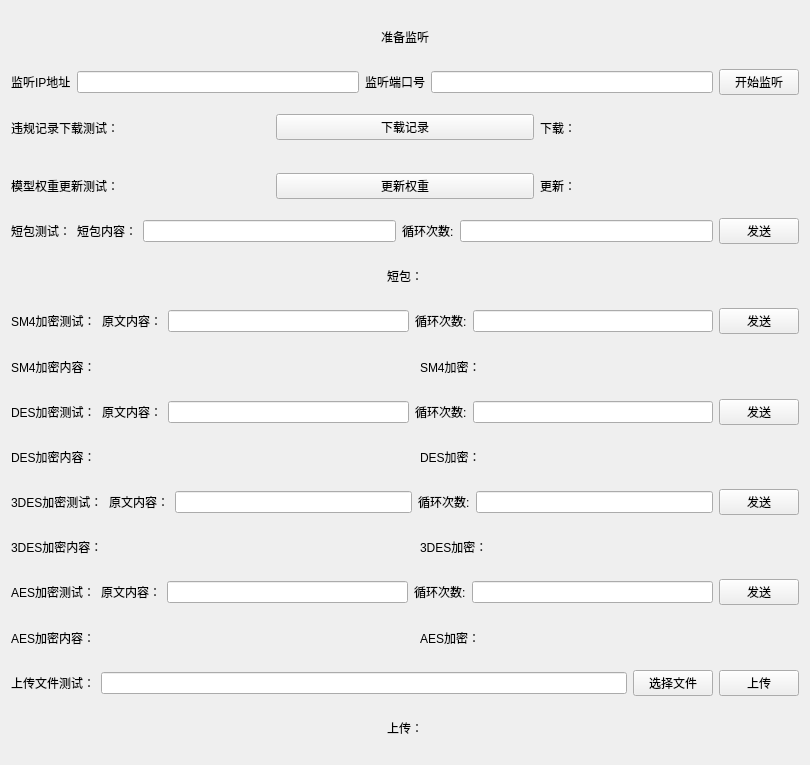
<?xml version="1.0" encoding="UTF-8"?>
<ui version="4.0">
 <class>Form</class>
 <widget class="QWidget" name="Form">
  <property name="geometry">
   <rect>
    <x>0</x>
    <y>0</y>
    <width>810</width>
    <height>765</height>
   </rect>
  </property>
  <property name="windowTitle">
   <string>短消息安全中间件测试</string>
  </property>
  <layout class="QVBoxLayout" name="verticalLayout">
   <item>
    <layout class="QHBoxLayout" name="horizontalLayout_5">
     <item>
      <spacer name="horizontalSpacer">
       <property name="orientation">
        <enum>Qt::Horizontal</enum>
       </property>
       <property name="sizeHint" stdset="0">
        <size>
         <width>40</width>
         <height>20</height>
        </size>
       </property>
      </spacer>
     </item>
     <item>
      <widget class="QLabel" name="label_title">
       <property name="text">
        <string>准备监听</string>
       </property>
      </widget>
     </item>
     <item>
      <spacer name="horizontalSpacer_2">
       <property name="orientation">
        <enum>Qt::Horizontal</enum>
       </property>
       <property name="sizeHint" stdset="0">
        <size>
         <width>40</width>
         <height>20</height>
        </size>
       </property>
      </spacer>
     </item>
    </layout>
   </item>
   <item>
    <layout class="QHBoxLayout" name="horizontalLayout_6">
     <item>
      <widget class="QLabel" name="label_ip">
       <property name="text">
        <string>监听IP地址</string>
       </property>
      </widget>
     </item>
     <item>
      <widget class="QLineEdit" name="lineEdit_ip"/>
     </item>
     <item>
      <widget class="QLabel" name="label_port">
       <property name="text">
        <string>监听端口号</string>
       </property>
      </widget>
     </item>
     <item>
      <widget class="QLineEdit" name="lineEdit_port"/>
     </item>
     <item>
      <widget class="QPushButton" name="btn_start">
       <property name="text">
        <string>开始监听</string>
       </property>
      </widget>
     </item>
    </layout>
   </item>
   <item>
    <layout class="QHBoxLayout" name="horizontalLayout">
     <item>
      <widget class="QLabel" name="label_record">
       <property name="text">
        <string>违规记录下载测试：</string>
       </property>
      </widget>
     </item>
     <item>
      <widget class="QPushButton" name="btn_record">
       <property name="text">
        <string>下载记录</string>
       </property>
      </widget>
     </item>
     <item>
      <widget class="QLabel" name="label_record_result">
       <property name="text">
        <string>下载：</string>
       </property>
       <property name="scaledContents">
        <bool>false</bool>
       </property>
      </widget>
     </item>
    </layout>
   </item>
   <item>
    <layout class="QHBoxLayout" name="horizontalLayout_2">
     <item>
      <widget class="QLabel" name="label_weight">
       <property name="text">
        <string>模型权重更新测试：</string>
       </property>
      </widget>
     </item>
     <item>
      <widget class="QPushButton" name="btn_weight">
       <property name="text">
        <string>更新权重</string>
       </property>
      </widget>
     </item>
     <item>
      <widget class="QLabel" name="label_weight_result">
       <property name="text">
        <string>更新：</string>
       </property>
       <property name="scaledContents">
        <bool>false</bool>
       </property>
      </widget>
     </item>
    </layout>
   </item>
   <item>
    <layout class="QHBoxLayout" name="horizontalLayout_3">
     <item>
      <widget class="QLabel" name="label_short">
       <property name="text">
        <string>短包测试：</string>
       </property>
      </widget>
     </item>
     <item>
      <widget class="QLabel" name="label_short_content">
       <property name="text">
        <string>短包内容：</string>
       </property>
      </widget>
     </item>
     <item>
      <widget class="QLineEdit" name="lineEdit_short"/>
     </item>
     <item>
      <widget class="QLabel" name="label_short_time">
       <property name="text">
        <string>循环次数:</string>
       </property>
      </widget>
     </item>
     <item>
      <widget class="QLineEdit" name="lineEdit_short_time"/>
     </item>
     <item>
      <widget class="QPushButton" name="btn_short">
       <property name="text">
        <string>发送</string>
       </property>
      </widget>
     </item>
    </layout>
   </item>
   <item>
    <layout class="QHBoxLayout" name="horizontalLayout_8">
     <item>
      <spacer name="horizontalSpacer_3">
       <property name="orientation">
        <enum>Qt::Horizontal</enum>
       </property>
       <property name="sizeHint" stdset="0">
        <size>
         <width>40</width>
         <height>20</height>
        </size>
       </property>
      </spacer>
     </item>
     <item>
      <widget class="QLabel" name="label_short_result">
       <property name="text">
        <string>短包：</string>
       </property>
      </widget>
     </item>
     <item>
      <spacer name="horizontalSpacer_4">
       <property name="orientation">
        <enum>Qt::Horizontal</enum>
       </property>
       <property name="sizeHint" stdset="0">
        <size>
         <width>40</width>
         <height>20</height>
        </size>
       </property>
      </spacer>
     </item>
    </layout>
   </item>
   <item>
    <layout class="QHBoxLayout" name="horizontalLayout_19">
     <item>
      <widget class="QLabel" name="label_short_sm4">
       <property name="text">
        <string>SM4加密测试：</string>
       </property>
      </widget>
     </item>
     <item>
      <widget class="QLabel" name="label_short_content_sm4">
       <property name="text">
        <string>原文内容：</string>
       </property>
      </widget>
     </item>
     <item>
      <widget class="QLineEdit" name="lineEdit_short_sm4"/>
     </item>
     <item>
      <widget class="QLabel" name="label_short_time_sm4">
       <property name="text">
        <string>循环次数:</string>
       </property>
      </widget>
     </item>
     <item>
      <widget class="QLineEdit" name="lineEdit_short_time_sm4"/>
     </item>
     <item>
      <widget class="QPushButton" name="btn_short_sm4">
       <property name="text">
        <string>发送</string>
       </property>
      </widget>
     </item>
    </layout>
   </item>
   <item>
    <layout class="QHBoxLayout" name="horizontalLayout_18">
     <item>
      <widget class="QLabel" name="label_sm4">
       <property name="text">
        <string>SM4加密内容：</string>
       </property>
      </widget>
     </item>
     <item>
      <spacer name="horizontalSpacer_15">
       <property name="orientation">
        <enum>Qt::Horizontal</enum>
       </property>
       <property name="sizeHint" stdset="0">
        <size>
         <width>40</width>
         <height>20</height>
        </size>
       </property>
      </spacer>
     </item>
     <item>
      <widget class="QLabel" name="label_short_result_sm4">
       <property name="text">
        <string>SM4加密：</string>
       </property>
      </widget>
     </item>
     <item>
      <spacer name="horizontalSpacer_16">
       <property name="orientation">
        <enum>Qt::Horizontal</enum>
       </property>
       <property name="sizeHint" stdset="0">
        <size>
         <width>40</width>
         <height>20</height>
        </size>
       </property>
      </spacer>
     </item>
    </layout>
   </item>
   <item>
    <layout class="QHBoxLayout" name="horizontalLayout_10">
     <item>
      <widget class="QLabel" name="label_short_des">
       <property name="text">
        <string>DES加密测试：</string>
       </property>
      </widget>
     </item>
     <item>
      <widget class="QLabel" name="label_short_content_des">
       <property name="text">
        <string>原文内容：</string>
       </property>
      </widget>
     </item>
     <item>
      <widget class="QLineEdit" name="lineEdit_short_des"/>
     </item>
     <item>
      <widget class="QLabel" name="label_short_time_des">
       <property name="text">
        <string>循环次数:</string>
       </property>
      </widget>
     </item>
     <item>
      <widget class="QLineEdit" name="lineEdit_short_time_des"/>
     </item>
     <item>
      <widget class="QPushButton" name="btn_short_des">
       <property name="text">
        <string>发送</string>
       </property>
      </widget>
     </item>
    </layout>
   </item>
   <item>
    <layout class="QHBoxLayout" name="horizontalLayout_11">
     <item>
      <widget class="QLabel" name="label_des">
       <property name="text">
        <string>DES加密内容：</string>
       </property>
      </widget>
     </item>
     <item>
      <spacer name="horizontalSpacer_7">
       <property name="orientation">
        <enum>Qt::Horizontal</enum>
       </property>
       <property name="sizeHint" stdset="0">
        <size>
         <width>40</width>
         <height>20</height>
        </size>
       </property>
      </spacer>
     </item>
     <item>
      <widget class="QLabel" name="label_short_result_des">
       <property name="text">
        <string>DES加密：</string>
       </property>
      </widget>
     </item>
     <item>
      <spacer name="horizontalSpacer_8">
       <property name="orientation">
        <enum>Qt::Horizontal</enum>
       </property>
       <property name="sizeHint" stdset="0">
        <size>
         <width>40</width>
         <height>20</height>
        </size>
       </property>
      </spacer>
     </item>
    </layout>
   </item>
   <item>
    <layout class="QHBoxLayout" name="horizontalLayout_12">
     <item>
      <widget class="QLabel" name="label_short_des3">
       <property name="text">
        <string>3DES加密测试：</string>
       </property>
      </widget>
     </item>
     <item>
      <widget class="QLabel" name="label_short_content_des3">
       <property name="text">
        <string>原文内容：</string>
       </property>
      </widget>
     </item>
     <item>
      <widget class="QLineEdit" name="lineEdit_short_des3"/>
     </item>
     <item>
      <widget class="QLabel" name="label_short_time_des3">
       <property name="text">
        <string>循环次数:</string>
       </property>
      </widget>
     </item>
     <item>
      <widget class="QLineEdit" name="lineEdit_short_time_des3"/>
     </item>
     <item>
      <widget class="QPushButton" name="btn_short_des3">
       <property name="text">
        <string>发送</string>
       </property>
      </widget>
     </item>
    </layout>
   </item>
   <item>
    <layout class="QHBoxLayout" name="horizontalLayout_13">
     <item>
      <widget class="QLabel" name="label_des3">
       <property name="text">
        <string>3DES加密内容：</string>
       </property>
      </widget>
     </item>
     <item>
      <spacer name="horizontalSpacer_9">
       <property name="orientation">
        <enum>Qt::Horizontal</enum>
       </property>
       <property name="sizeHint" stdset="0">
        <size>
         <width>40</width>
         <height>20</height>
        </size>
       </property>
      </spacer>
     </item>
     <item>
      <widget class="QLabel" name="label_short_result_des3">
       <property name="text">
        <string>3DES加密：</string>
       </property>
      </widget>
     </item>
     <item>
      <spacer name="horizontalSpacer_10">
       <property name="orientation">
        <enum>Qt::Horizontal</enum>
       </property>
       <property name="sizeHint" stdset="0">
        <size>
         <width>40</width>
         <height>20</height>
        </size>
       </property>
      </spacer>
     </item>
    </layout>
   </item>
   <item>
    <layout class="QHBoxLayout" name="horizontalLayout_14">
     <item>
      <widget class="QLabel" name="label_short_aes">
       <property name="text">
        <string>AES加密测试：</string>
       </property>
      </widget>
     </item>
     <item>
      <widget class="QLabel" name="label_short_content_aes">
       <property name="text">
        <string>原文内容：</string>
       </property>
      </widget>
     </item>
     <item>
      <widget class="QLineEdit" name="lineEdit_short_aes"/>
     </item>
     <item>
      <widget class="QLabel" name="label_short_time_aes">
       <property name="text">
        <string>循环次数:</string>
       </property>
      </widget>
     </item>
     <item>
      <widget class="QLineEdit" name="lineEdit_short_time_aes"/>
     </item>
     <item>
      <widget class="QPushButton" name="btn_short_aes">
       <property name="text">
        <string>发送</string>
       </property>
      </widget>
     </item>
    </layout>
   </item>
   <item>
    <layout class="QHBoxLayout" name="horizontalLayout_15">
     <item>
      <widget class="QLabel" name="label_aes">
       <property name="text">
        <string>AES加密内容：</string>
       </property>
      </widget>
     </item>
     <item>
      <spacer name="horizontalSpacer_11">
       <property name="orientation">
        <enum>Qt::Horizontal</enum>
       </property>
       <property name="sizeHint" stdset="0">
        <size>
         <width>40</width>
         <height>20</height>
        </size>
       </property>
      </spacer>
     </item>
     <item>
      <widget class="QLabel" name="label_short_result_aes">
       <property name="text">
        <string>AES加密：</string>
       </property>
      </widget>
     </item>
     <item>
      <spacer name="horizontalSpacer_12">
       <property name="orientation">
        <enum>Qt::Horizontal</enum>
       </property>
       <property name="sizeHint" stdset="0">
        <size>
         <width>40</width>
         <height>20</height>
        </size>
       </property>
      </spacer>
     </item>
    </layout>
   </item>
   <item>
    <layout class="QHBoxLayout" name="horizontalLayout_4">
     <item>
      <widget class="QLabel" name="label_file">
       <property name="text">
        <string>上传文件测试：</string>
       </property>
      </widget>
     </item>
     <item>
      <widget class="QLineEdit" name="lineEdit_file"/>
     </item>
     <item>
      <widget class="QPushButton" name="btn_choose">
       <property name="text">
        <string>选择文件</string>
       </property>
      </widget>
     </item>
     <item>
      <widget class="QPushButton" name="btn_upload">
       <property name="text">
        <string>上传</string>
       </property>
      </widget>
     </item>
    </layout>
   </item>
   <item>
    <layout class="QHBoxLayout" name="horizontalLayout_7">
     <item>
      <spacer name="horizontalSpacer_5">
       <property name="orientation">
        <enum>Qt::Horizontal</enum>
       </property>
       <property name="sizeHint" stdset="0">
        <size>
         <width>40</width>
         <height>20</height>
        </size>
       </property>
      </spacer>
     </item>
     <item>
      <widget class="QLabel" name="label_file_result">
       <property name="text">
        <string>上传：</string>
       </property>
      </widget>
     </item>
     <item>
      <spacer name="horizontalSpacer_6">
       <property name="orientation">
        <enum>Qt::Horizontal</enum>
       </property>
       <property name="sizeHint" stdset="0">
        <size>
         <width>40</width>
         <height>20</height>
        </size>
       </property>
      </spacer>
     </item>
    </layout>
   </item>
  </layout>
 </widget>
 <resources/>
 <connections/>
</ui>
